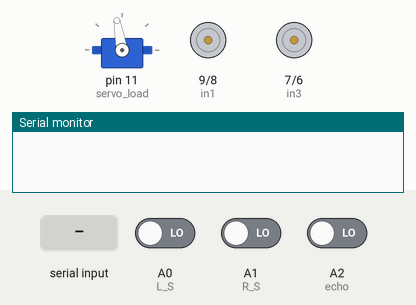
This sketch was run on a simulated Arduino Uno, built with avr-gcc and run on an emulated ATmega328P. Shown: servo, motor-driver pin pairs drawn as motors (green arrow = first pin HIGH = forward, orange = second pin HIGH = backward, longer = more drive, scaled by the enable pin), the last lines printed to the serial monitor. Inputs (shaded band) come from the test bench; at power-on: A0 (L_S) LOW, A1 (R_S) LOW, A2 (echo) LOW.

Above: at 2.5 s.
2.6 s: "W" received over Serial
At 3.92 s:
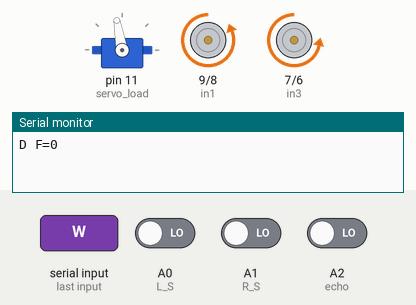
At 4.74 s:
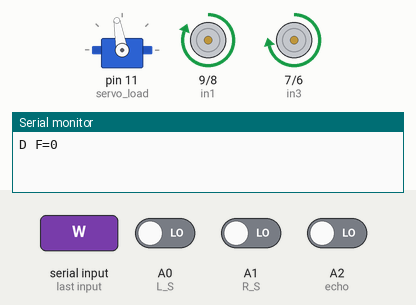
5.6 s: A0 (L_S) driven HIGH
7.2 s: A1 (R_S) driven HIGH
At 8.6 s:
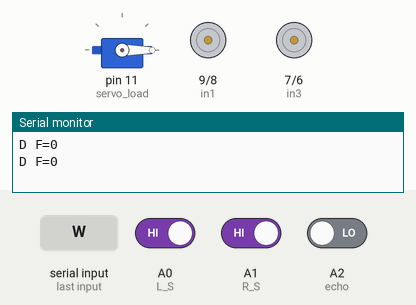
Timing chart, 0 to 10.2 s (numbered marks = the images above; inputs shaded):
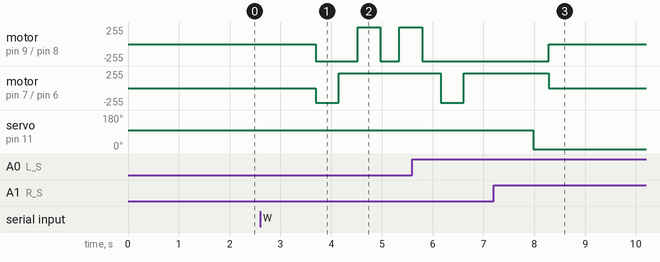

The sketch:

combined.ino
```cpp
#include <Servo.h>


#define enA 4//Enable1 L298 Pin enA
#define in1 9 //Motor1  L298 Pin in1
#define in2 8 //Motor1  L298 Pin in1
#define in3 7 //Motor2  L298 Pin in1
#define in4 6 //Motor2  L298 Pin in1
#define enB 5 //Enable2 L298 Pin enB

#define L_S A0 //ir sensor Left
#define R_S A1 //ir sensor Right

#define echo A2    //Echo pin
#define trigger A3 //Trigger pin
Servo servo_load;

int Set=15;
bool swit=0;//0 to stay in manual mode, 1 to stay in auto mode
int distance_L, distance_F, distance_R;

void setup(){ // put your setup code here, to run once

Serial.begin(9600); // start serial communication at 9600bps

pinMode(R_S, INPUT); // declare if sensor as input
pinMode(L_S, INPUT); // declare ir sensor as input

pinMode(echo, INPUT );// declare ultrasonic sensor Echo pin as input
pinMode(trigger, OUTPUT); // declare ultrasonic sensor Trigger pin as Output

pinMode(enA, OUTPUT); // declare as output for L298 Pin enA
pinMode(in1, OUTPUT); // declare as output for L298 Pin in1
pinMode(in2, OUTPUT); // declare as output for L298 Pin in2
pinMode(in3, OUTPUT); // declare as output for L298 Pin in3
pinMode(in4, OUTPUT); // declare as output for L298 Pin in4
pinMode(enB, OUTPUT); // declare as output for L298 Pin enB

analogWrite(enA, 220); // Write The Duty Cycle 0 to 255 Enable Pin A for Motor1 Speed
analogWrite(enB, 220); // Write The Duty Cycle 0 to 255 Enable Pin B for Motor2 Speed
servo_load.attach(11);

servo_load.write(100);
delay(300);
distance_F = Ultrasonic_read();

}

void manual()
{
  while(1)
  {if (Serial.available() > 0)
  {
    // Update_Ultra_Sonic();
    Stop();
    char inputvalue = char(Serial.read());
    if (inputvalue == 'F')
    {
        forword();
    }

    if (inputvalue == 'B')
    {
      backword();
    }
    if (inputvalue == 'R')
    {
        turnRight();
    }

    if (inputvalue == 'L')
    {
        turnLeft();
    }
    if (inputvalue == 'W')//character from bluetooth which helps shift to auto mode
    {
      swit=1;
      break;
    }
  }
  }
}


void loop(){
  if (swit==0)
  {
    manual();
  }
  else{
//==============================================
//     Line Follower and Obstacle Avoiding
//==============================================

distance_F = Ultrasonic_read();
Serial.print("D F=");Serial.println(distance_F);


//if Right Sensor and Left Sensor are at White color then it will call forword function
 if((digitalRead(R_S) == 0)&&(digitalRead(L_S) == 0)){
  if(distance_F > Set){forword();}
   else{Check_side();}
 }

//if Right Sensor is Black and Left Sensor is White then it will call turn Right function
else if((digitalRead(R_S) >0)&&(digitalRead(L_S) == 0)){turnLeft();delay(27);}

//if Right Sensor is White and Left Sensor is Black then it will call turn Left function
else if((digitalRead(R_S) ==00)&&(digitalRead(L_S) >0)){turnRight();delay(27);}

else if((digitalRead(R_S) >0)&&(digitalRead(L_S) >0)){
  servo_load.write(0);
  delay(300);
  while(1){
    Stop();
  }
  }
delay(1);

  }
}


//*******Ultrasonic_read*********
long Ultrasonic_read(){
  digitalWrite(trigger, LOW);
  delayMicroseconds(2);
  digitalWrite(trigger, HIGH);
  delayMicroseconds(10);
  long time = pulseIn (echo, HIGH);
  return time / 29 / 2;
}

void compareDistance(){//left 300, right 350
  //   if(distance_L > distance_R){
  // turnLeft();
  // delay(280);
  // forword();
  // delay(450);
  // turnRight();
  // delay(350);
  // forword();
  // delay(450);
  // turnRight();
  // delay(350);
  // forword();
  // delay(450);
  // turnLeft();
  // delay(220);
  // }
  // else{
  turnRight();
  delay(450);
  forword();
  delay(370);
  turnLeft();
  delay(450);
  forword();
  delay(370);
  turnLeft();
  delay(450);
  forword();
  delay(370);
  turnRight();
  delay(450);
  forword();
  delay(370);
  // }
}

void Check_side(){
    Stop();
    delay(100);
    compareDistance();
}

void forword(){  //forword
digitalWrite(in1, LOW); //Left Motor backword Pin
digitalWrite(in2, HIGH); //Left Motor forword Pin
digitalWrite(in3, HIGH); //Right Motor forword Pin
digitalWrite(in4, LOW); //Right Motor backword Pin
}


void backword(){ //backword
digitalWrite(in1, HIGH); //Left Motor backword Pin
digitalWrite(in2, LOW); //Left Motor forword Pin
digitalWrite(in3, LOW); //Right Motor forword Pin
digitalWrite(in4, HIGH); //Right Motor backword Pin
}

void turnRight(){ //turnRight
digitalWrite(in1, LOW); //Left Motor backword Pin
digitalWrite(in2, HIGH); //Left Motor forword Pin
digitalWrite(in3, LOW); //Right Motor forword Pin
digitalWrite(in4, HIGH); //Right Motor backword Pin
}

void turnLeft(){ //turnLeft
digitalWrite(in1, HIGH); //Left Motor backword Pin
digitalWrite(in2, LOW); //Left Motor forword Pin
digitalWrite(in3, HIGH); //Right Motor forword Pin
digitalWrite(in4, LOW); //Right Motor backword Pin
}

void Stop(){ //stop
digitalWrite(in1, LOW); //Left Motor backword Pin
digitalWrite(in2, LOW); //Left Motor forword Pin
digitalWrite(in3, LOW); //Right Motor forword Pin
digitalWrite(in4, LOW); //Right Motor backword Pin
}
```

Measured:
- after the input at 2.6 s, motor on pin 9 (in1) / pin 8 (in2): stopped → backward 255/255 after 1.1 s, → forward 255/255 0.82 s later, → backward 255/255 0.45 s later, → forward 255/255 0.37 s later; motor on pin 7 (in3) / pin 6 (in4): stopped → backward 220/255 after 1.1 s, → forward 220/255 0.45 s later
- after the input at 7.2 s, motor on pin 9 (in1) / pin 8 (in2): backward 255/255 → stopped after 1.1 s; motor on pin 7 (in3) / pin 6 (in4): forward 220/255 → stopped after 1.1 s; servo on pin 11 (servo_load): 100° → 0° after 0.78 s
